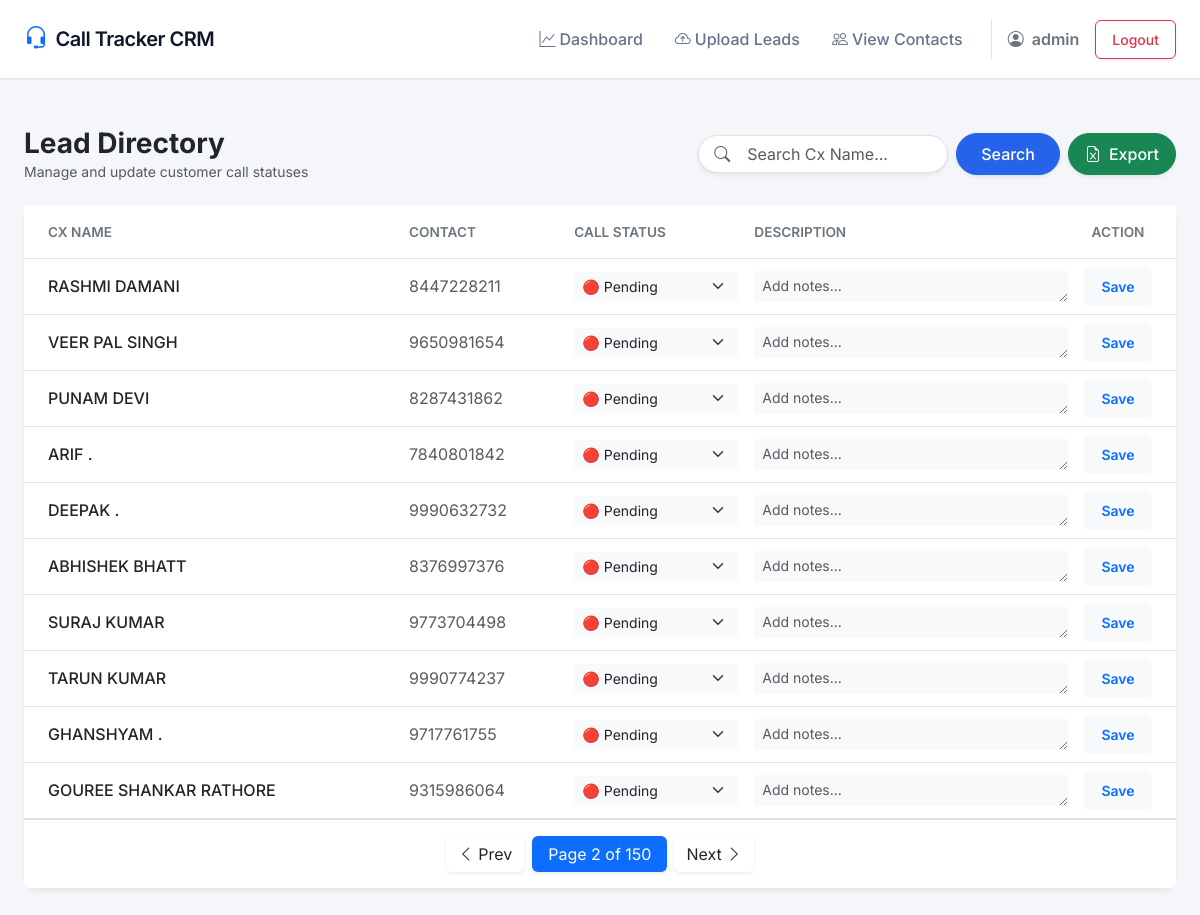
Page /contacts/?page=2 (signed in) on the committed database.
### leads/models.py (models this page shows, shortened)
class Contact(models.Model):
    STATUS_CHOICES = [
        ('Pending', 'Pending'),
        ('Connected', 'Connected'),
        ('Not Connected', 'Not Connected'),
    ]
    name = models.CharField(max_length=255)
    phone_number = models.CharField(max_length=20)
    call_status = models.CharField(max_length=20, choices=STATUS_CHOICES, default='Pending')
    description = models.TextField(blank=True, null=True)

### leads/views.py (the view, shortened to what this page needs)
# urls.py: path('contacts/', views.contact_list, name='contact_list'),
@login_required
def contact_list(request):
    if 'clear' in request.GET:
        request.session['last_query'] = ''
        restore_page = request.session.get('pre_search_page', 1)
        return redirect(f"/contacts/?page={restore_page}")
    raw_query = request.GET.get('q', '')
    page_number = request.GET.get('page', 1)
    if not raw_query:
        request.session['pre_search_page'] = page_number
    request.session['last_query'] = raw_query
    request.session['last_page'] = page_number
    cleaned_query = " ".join(raw_query.split())
    if cleaned_query:
        escaped_query = re.escape(cleaned_query)
        regex_pattern = rf'^{escaped_query}[^a-zA-Z0-9]*$'
        contacts = Contact.objects.filter(
            Q(name__iregex=regex_pattern) | Q(phone_number__icontains=cleaned_query)
        ).order_by('id')
    else:
        contacts = Contact.objects.all().order_by('id')
    paginator = Paginator(contacts, 10)
    page_obj = paginator.get_page(page_number)
    return render(request, 'contact_list.html', {'page_obj': page_obj, 'query': raw_query})

### templates/contact_list.html (shortened to what this page needs)
{% extends 'base.html' %}
{% block content %}
<div class="d-flex flex-column flex-md-row justify-content-between align-items-md-center mb-4 gap-3">
    <div>
        <h3 class="mb-0 fw-bold text-dark">Lead Directory</h3>
        <p class="text-muted mb-0 small">Manage and update customer call statuses</p>
    </div>
    <div class="d-flex gap-2 align-items-center">
        <form method="GET" action="" class="d-flex gap-2 align-items-center">
            <div class="position-relative">
                <i class="bi bi-search position-absolute top-50 start-0 translate-middle-y ms-3 text-muted"></i>
                <input type="text" name="q" class="form-control ps-5 rounded-pill shadow-sm" style="width: 250px;" value="{{ query }}" placeholder="Search Cx Name...">
            </div>
            <button type="submit" class="btn btn-primary rounded-pill shadow-sm px-4">Search</button>
        </form>
        <a href="{% url 'export_excel' %}" class="btn btn-success rounded-pill shadow-sm d-flex align-items-center gap-2">
            <i class="bi bi-file-earmark-excel"></i> Export
        </a>
    </div>
</div>
<div class="card">
    <div class="card-body p-0">
        <div class="table-responsive">
            <table class="table table-hover align-middle mb-0">
                <thead class="bg-light">
                    <tr>
                        <th class="text-secondary fw-semibold py-3 ps-4" style="font-size: 0.85rem;">CX NAME</th>
                        <th class="text-secondary fw-semibold py-3" style="font-size: 0.85rem;">CONTACT</th>
                        <th class="text-secondary fw-semibold py-3" style="font-size: 0.85rem; width: 180px;">CALL STATUS</th>
                        <th class="text-secondary fw-semibold py-3" style="font-size: 0.85rem;">DESCRIPTION</th>
                        <th class="text-secondary fw-semibold py-3 pe-4 text-center" style="font-size: 0.85rem; width: 100px;">ACTION</th>
                    </tr>
                </thead>
                <tbody class="border-top-0">
                    {% for contact in page_obj %}
                    <tr>
                        <td class="ps-4 fw-medium text-dark">{{ contact.name }}</td>
                        <td class="text-muted">{{ contact.phone_number }}</td>
                        <td>
                            <select id="status_{{ contact.id }}" class="form-select form-select-sm bg-light border-0 shadow-none">
                                <option value="Pending" {% if contact.call_status == 'Pending' %}selected{% endif %}>🔴 Pending</option>
                            </select>
                        </td>
                        <td>
                            <textarea id="desc_{{ contact.id }}" class="form-control form-control-sm bg-light border-0 shadow-none" rows="1" placeholder="Add notes..."></textarea>
                        </td>
                        <td class="pe-4 text-center">
                            <button type="button" class="btn btn-sm btn-light text-primary fw-semibold save-row-btn w-100" data-id="{{ contact.id }}">
                                Save
                            </button>
                        </td>
                    </tr>
                    {% endfor %}
                </tbody>
            </table>
        </div>
    </div>
    <div class="card-footer bg-white border-top py-3">
        <nav>
            <ul class="pagination justify-content-center mb-0">
                {% if page_obj.has_previous %}
                    <li class="page-item">
                        <a class="page-link shadow-sm text-dark border-0 rounded ms-1" href="?page={{ page_obj.previous_page_number }}{% if query %}&q={{ query }}{% endif %}">
                            <i class="bi bi-chevron-left"></i> Prev
                        </a>
                    </li>
                {% else %}
                    <li class="page-item disabled"><span class="page-link border-0 rounded ms-1 text-muted"><i class="bi bi-chevron-left"></i> Prev</span></li>
                {% endif %}
                <li class="page-item active" aria-current="page">
                    <span class="page-link bg-primary border-0 rounded mx-2 shadow-sm px-3">Page {{ page_obj.number }} of {{ page_obj.paginator.num_pages }}</span>
                </li>
                {% if page_obj.has_next %}
                    <li class="page-item">
                        <a class="page-link shadow-sm text-dark border-0 rounded me-1" href="?page={{ page_obj.next_page_number }}{% if query %}&q={{ query }}{% endif %}">
                            Next <i class="bi bi-chevron-right"></i>
                        </a>
                    </li>
                {% else %}
                    <li class="page-item disabled"><span class="page-link border-0 rounded me-1 text-muted">Next <i class="bi bi-chevron-right"></i></span></li>
                {% endif %}
            </ul>
        </nav>
    </div>
</div>
{% endblock %}

### templates/base.html (shortened to what this page needs)
<!DOCTYPE html>
<html lang="en">
<head>
    <link href="https://cdn.jsdelivr.net/npm/bootstrap@5.3.0/dist/css/bootstrap.min.css" rel="stylesheet">
    <link rel="stylesheet" href="https://cdn.jsdelivr.net/npm/bootstrap-icons@1.11.1/font/bootstrap-icons.css">
</head>
<body>
    <nav class="navbar navbar-expand-lg navbar-light sticky-top py-3">
        <div class="container-fluid px-4">
            <a class="navbar-brand d-flex align-items-center gap-2" href="{% if user.is_authenticated %}{% url 'dashboard' %}{% else %}/accounts/login/{% endif %}">
                <i class="bi bi-headset text-primary fs-4"></i>
                Call Tracker CRM
            </a>
            {% if user.is_authenticated %}
            <div class="collapse navbar-collapse" id="navbarNav">
                <ul class="navbar-nav ms-auto gap-3 align-items-center">
                    <li class="nav-item">
                        <a class="nav-link d-flex align-items-center gap-1" href="{% url 'dashboard' %}">
                            <i class="bi bi-graph-up"></i> Dashboard
                        </a>
                    </li>
                    <li class="nav-item">
                        <a class="nav-link d-flex align-items-center gap-1" href="{% url 'upload_excel' %}">
                            <i class="bi bi-cloud-arrow-up"></i> Upload Leads
                        </a>
                    </li>
                    <li class="nav-item">
                        <a class="nav-link d-flex align-items-center gap-1" href="{% url 'contact_list' %}">
                            <i class="bi bi-people"></i> View Contacts
                        </a>
                    </li>
                    <li class="nav-item border-start ps-3 ms-1 d-flex align-items-center gap-3">
                        <span class="text-secondary fw-semibold"><i class="bi bi-person-circle me-1"></i> {{ user.username }}</span>
                        <form method="post" action="{% url 'logout' %}" class="m-0">
                            <button type="submit" class="btn btn-sm btn-outline-danger shadow-sm">Logout</button>
                        </form>
                    </li>
                </ul>
            </div>
            {% endif %}
        </div>
    </nav>
    <div class="container-fluid px-4 py-5">
        {% block content %}
        {% endblock %}
    </div>
</body>
</html>

### templates/base.html (style rules this page uses)
body { font-family: 'Inter', sans-serif; background-color: #f4f6f9; color: #334155; }
.navbar { background-color: #ffffff; border-bottom: 1px solid #e2e8f0; box-shadow: 0 1px 2px 0 rgba(0, 0, 0, 0.05); }
.navbar-brand { font-weight: 600; color: #0f172a !important; letter-spacing: -0.5px; }
.nav-link { font-weight: 500; color: #64748b !important; transition: color 0.2s; }
.card { border: none; border-radius: 12px; box-shadow: 0 4px 6px -1px rgba(0, 0, 0, 0.05), 0 2px 4px -1px rgba(0, 0, 0, 0.03); }
.btn { font-weight: 500; border-radius: 6px; padding: 0.5rem 1rem; transition: all 0.2s; }
.btn-primary { background-color: #2563eb; border-color: #2563eb; }

### rows in the picture
Contact: name "RASHMI DAMANI", phone_number "8447228211", call_status+id "🔴 Pending", id "Add notes..."
Contact: name "VEER PAL SINGH", phone_number "9650981654", call_status+id "🔴 Pending", id "Add notes..."
Contact: name "PUNAM DEVI", phone_number "8287431862", call_status+id "🔴 Pending", id "Add notes..."
Contact: name "ARIF .", phone_number "7840801842", call_status+id "🔴 Pending", id "Add notes..."
Contact: name "DEEPAK .", phone_number "9990632732", call_status+id "🔴 Pending", id "Add notes..."
Contact: name "ABHISHEK BHATT", phone_number "8376997376", call_status+id "🔴 Pending", id "Add notes..."
Contact: name "SURAJ KUMAR", phone_number "9773704498", call_status+id "🔴 Pending", id "Add notes..."
Contact: name "TARUN KUMAR", phone_number "9990774237", call_status+id "🔴 Pending", id "Add notes..."
Contact: name "GHANSHYAM .", phone_number "9717761755", call_status+id "🔴 Pending", id "Add notes..."
Contact: name "GOUREE SHANKAR RATHORE", phone_number "9315986064", call_status+id "🔴 Pending", id "Add notes..."

### other values in the picture
{{ user.username }} "admin"
{{ page_obj.number }} "2"
{{ page_obj.paginator.num_pages }} "150"
